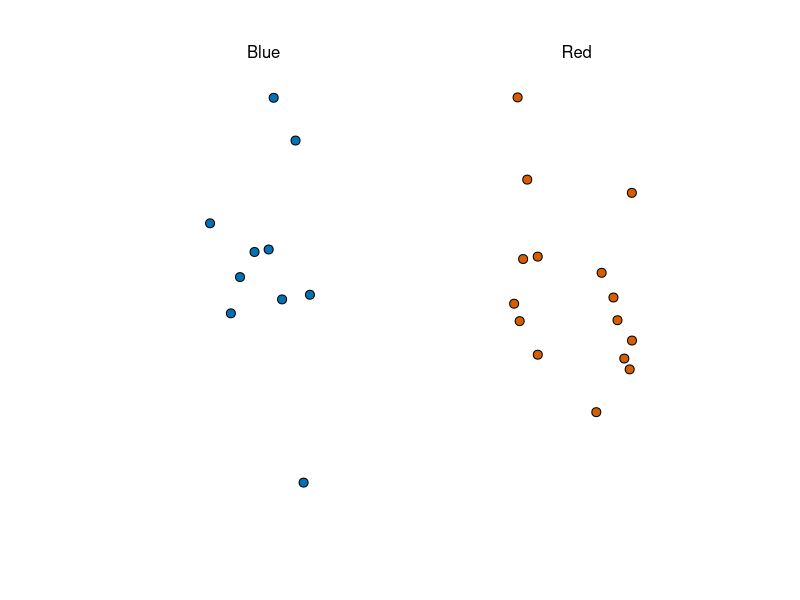
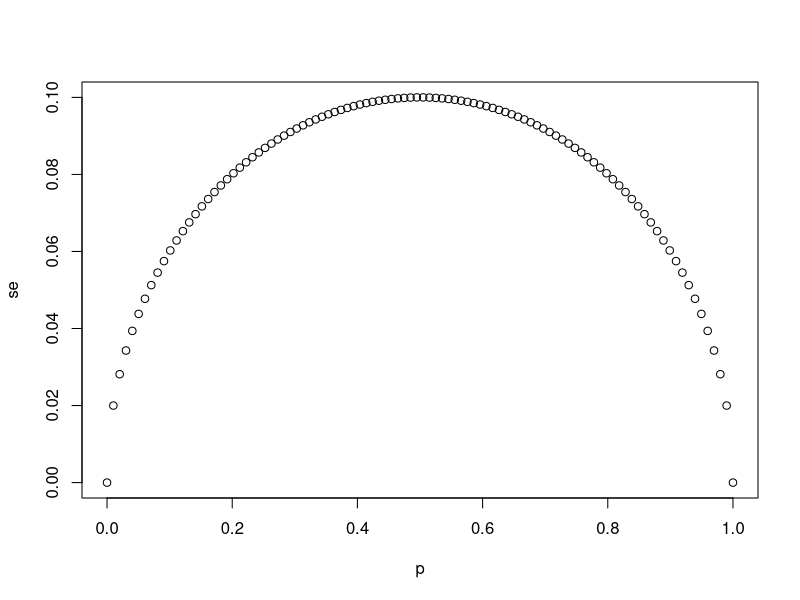
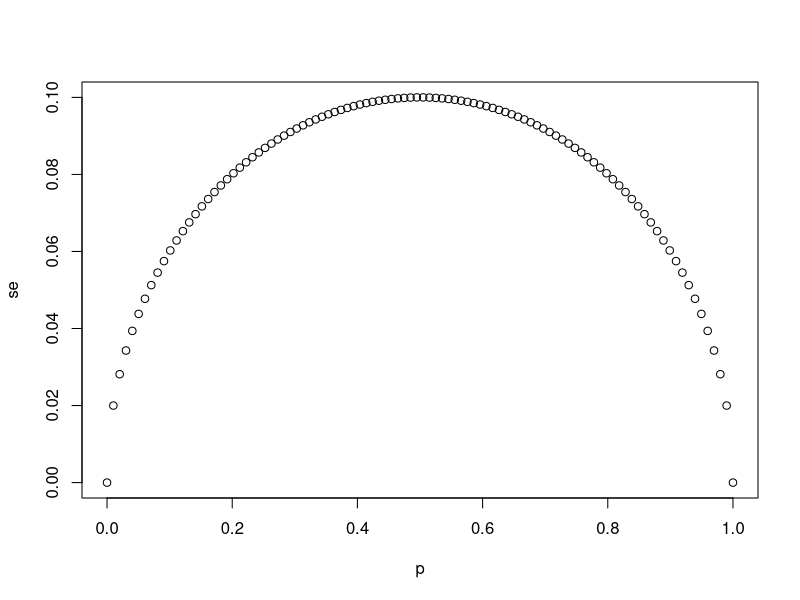
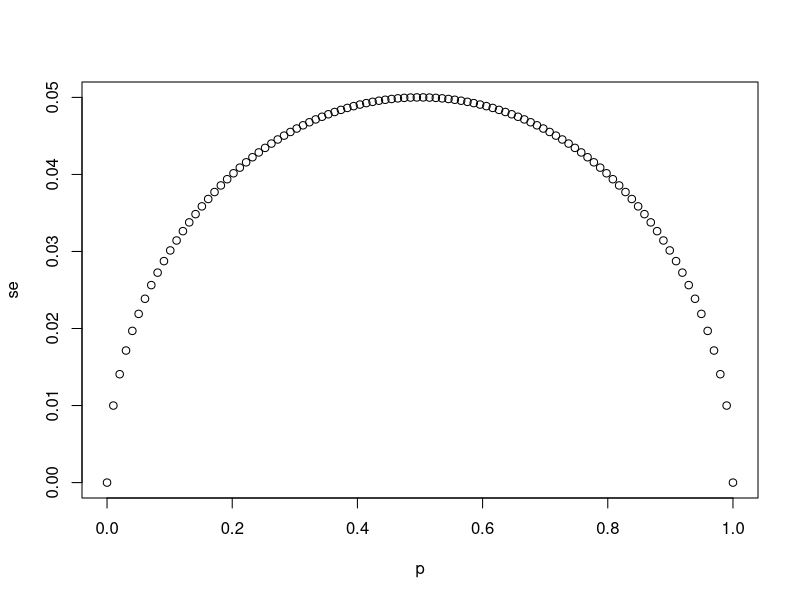
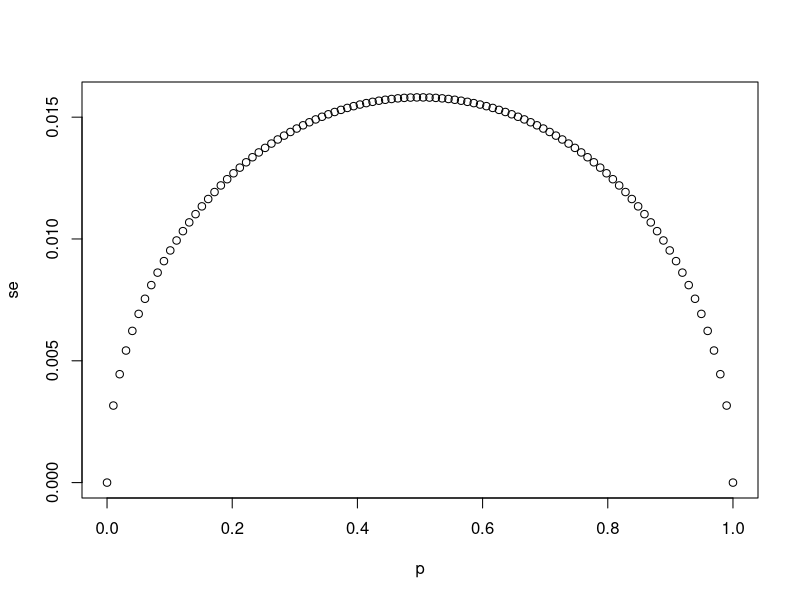
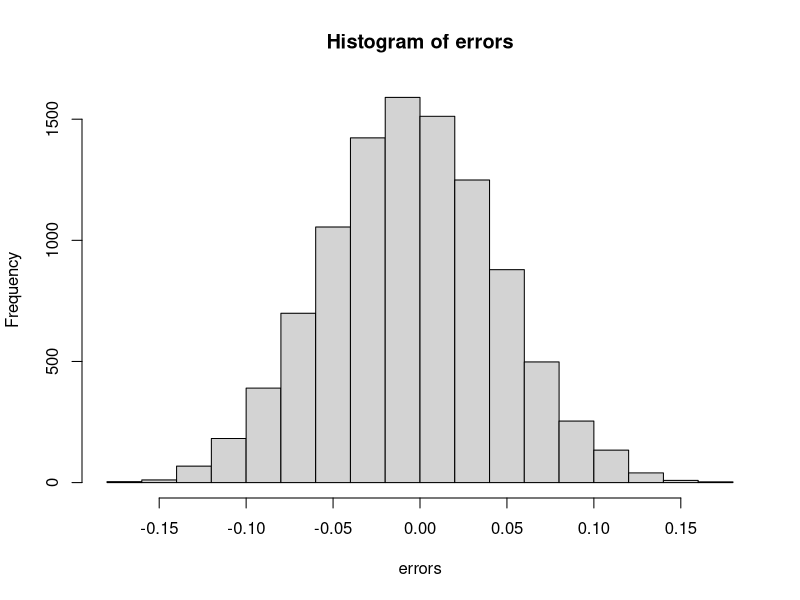
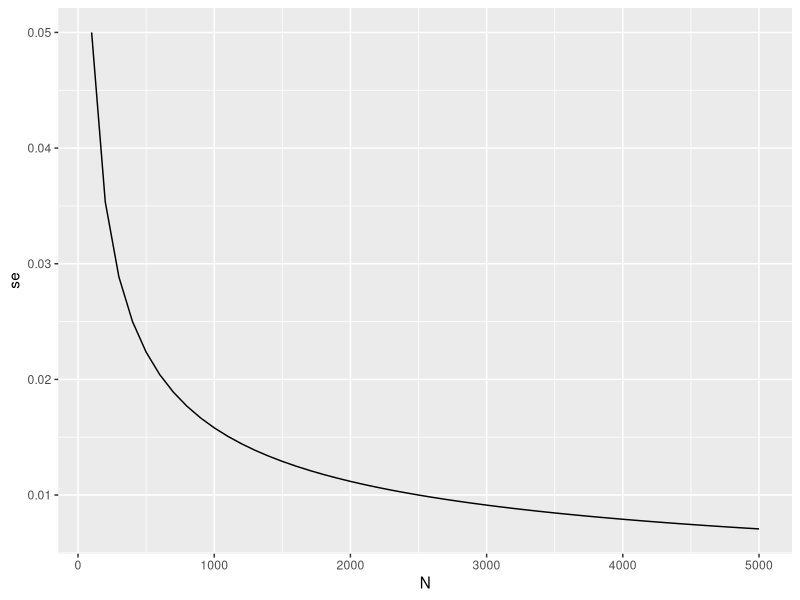
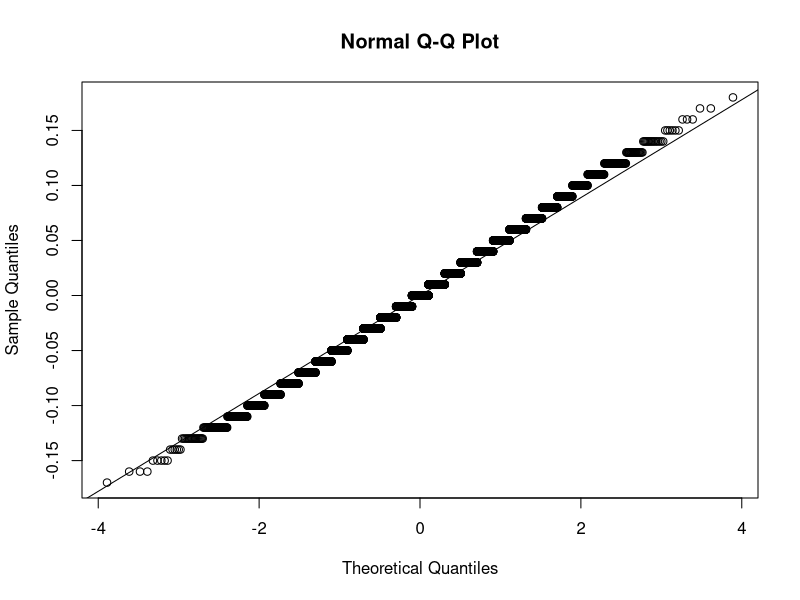

Recreate these plots in R, in order.
## ---- chunk 1
library(tidyverse)
library(dslabs)
take_poll(25)
## ---- chunk 2
p=0.51
sqrt(p*(1-p))/sqrt(1000)
## ---- chunk 3
p<-seq(0, 1, length = 100)
se<-sqrt(p*(1-p)/25)
plot(p,se)
## ---- chunk 4
for(n in c(25, 100, 1000)){
  se<-sqrt(p*(1-p)/n)
plot(p,se)
}
## ---- chunk 5
p<-0.45
2*sqrt(p*(1-p)/25)
## ---- chunk 6
x_hat<-0.48
se<-sqrt(x_hat*(1-x_hat)/25)
se
## ---- chunk 7
pnorm(0.01/se)-pnorm(-0.01/se)
## ---- chunk 8
1.96*se
## ---- chunk 9
pnorm(1.96)-pnorm(-1.96)
## ---- chunk 10
B<-10000
N<-1000
x_hat<-replicate(B,{
  x<-sample(c(0,1), size=N, replace=TRUE, prob=c(1-p,p))
  mean(x)
})
## ---- chunk 11
p<-0.45
N<-1000
x<-sample(c(0,1), size=N, replace=TRUE, prob=c(1-p,p))
x_hat<-mean(x)
## ---- chunk 12
B <- 10000
x_hat <- replicate(B, {
  x <- sample(c(0,1), size = N, replace = TRUE, prob = c(1-p, p))
  mean(x)
})
## ---- chunk 13
mean(x_hat)
sd(x_hat)
## ---- chunk 14
take_sample<-function(p,N){
  X <- sample(c(0,1), size = N, replace = TRUE, prob = c(1-p, p))
  mean(X)
}
## ---- chunk 15
p<-0.45
N<-100
errors<-replicate(10000, take_sample(p,N)-p)
## ---- chunk 16
mean(errors)
hist(errors)
## ---- chunk 17
mean(abs(errors))
## ---- chunk 18
sd(errors)
## ---- chunk 19
sqrt(p*(1-p)/100)
## ---- chunk 20
set.seed(1)
X<-sample(c(0,1), size = N, replace = TRUE, prob = c(1-p, p))
X_bar = mean(X)
sqrt(X_bar*(1-X_bar)/N)
## ---- chunk 21
library(tidyverse)
library(ggplot2)
p<-0.5
N<-seq(100,5000,100)
se<-sqrt(p*(1-p)/N)
df<-data.frame(N,se)
df %>% ggplot(aes(N,se)) + geom_line()
## ---- chunk 22
qqnorm(errors)
qqline(errors)
## ---- chunk 23
p<-0.45
N<-100
1-pnorm(0.5, p, sqrt(p*(1-p)/N))
## ---- chunk 24
se<-sqrt(0.51*(1-0.51)/100)
1-pnorm(0.01,0,se)
